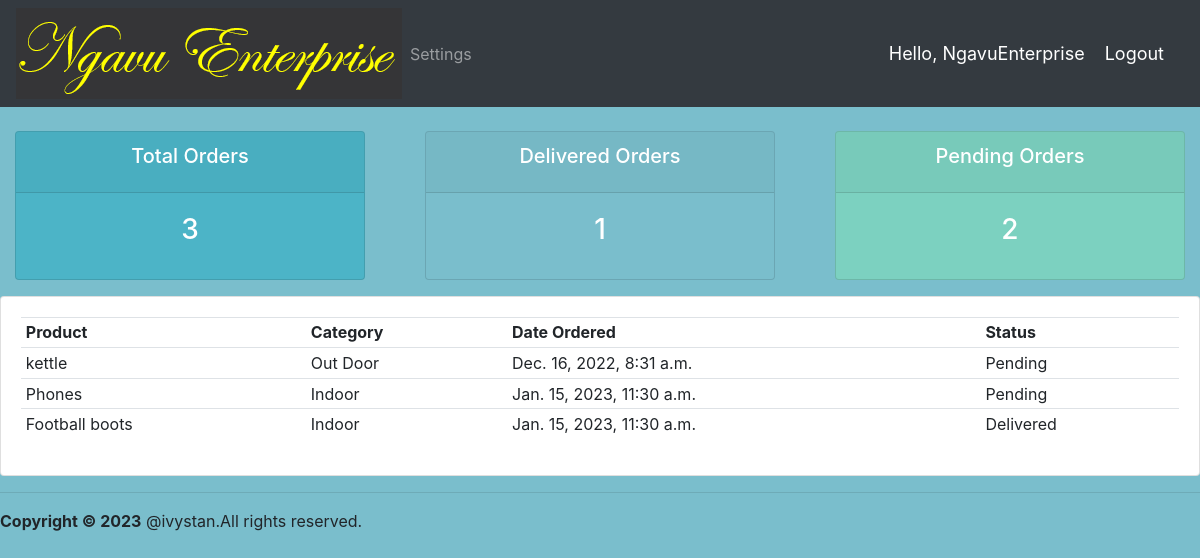
/user/ (signed in), run on the app's committed database.
### accounts/models.py (models this page shows)
class Order(models.Model):
    STATUS = (
        ('Pending', 'pending'),
        ('Out for delivery', 'Out for delivery'),
        ('Delivered', 'Delivered'),
    )
    customer = models.ForeignKey(Customer, null=True, on_delete=models.SET_NULL)
    product = models.ForeignKey(product, null=True, on_delete=models.SET_NULL)
    date_created = models.DateTimeField(auto_now_add=True, null=True)
    status = models.CharField(max_length=200, null=True, choices=STATUS)
    def __str__(self):
        return self.product.name

class product(models.Model):
    CATEGORY = (
        ('Indoor', 'Indoor'),
        ('Out Door', 'Out Door'),
    )
    name = models.CharField(max_length=200, null=True)
    price = models.FloatField(null=True)
    category = models.CharField(max_length=200, null=True, choices=CATEGORY)
    description = models.CharField(max_length=200, null=True, blank=True)
    date_created = models.DateTimeField(auto_now_add=True, null=True)
    tags = models.ManyToManyField(tag)
    def __str__(self):
        return self.name

### accounts/decorators.py (the view)
        def wrapper_func(request,*args,**kwargs):
            group =None
            if request.user.groups.exists():
                group=request.user.groups.all()[0].name
            if group in allowed_roles:
                return view_func(request,*args, **kwargs)
            else:
                return HttpResponse("Ooops!! you are not authorized to view this page ")

### accounts/views.py (called while the page is built)
@login_required(login_url='login')
@allowed_users(allowed_roles=['customer'])
def userPage(request):
    orders = request.user.customer.order_set.all()
    total_orders = orders.count()
    delivered = orders.filter(status='Delivered').count()
    pending = orders.filter(status='Pending').count()
    print('ORDERS:',orders)
    context = {'orders':orders,'total_orders':total_orders,'pending':pending, 'delivered':delivered}
    return render(request,'accounts/user.html',context)

### accounts/templates/accounts/user.html
{% extends 'accounts/main.html'%}
{% block content %}
{% include 'accounts/status.html' %}
<div class="row">
      <div class="col">
        <div class="card card-body">
            <table class="table table-sm">
                <tr>
                    <th>Product</th>
                    <th>Category</th>
                    <th>Date Ordered</th>
                    <th>Status</th>
                </tr>
                {% for order in orders %}
                <tr>
                     <td>{{order.product}}</td>
                     <td>{{order.product.category}}</td>
                     <td>{{order.date_created}}</td>
                     <td>{{order.status}}</td>
                </tr>
                {% endfor%}
            </table>
        </div>
      </div>
</div>
{% endblock content%}

### accounts/templates/accounts/navbar.html (shortened to what this page needs)
{% load static %}
<nav class="navbar navbar-expand-lg navbar-dark bg-dark">
    <img src="{% static 'images/logo5.png' %}">
  <div class="collapse navbar-collapse" id="navbarNav">
    <ul class="navbar-nav">
      {% if request.user.is_staff %}
      <li class="nav-item active">
        <a class="nav-link" href="{% url 'home' %}">Dashboard</a>
      </li>
      <li class="nav-item">
        <a class="nav-link" href="{% url 'products' %}">Products</a>
      </li>
      {% else %}
      <li class="nav-item">
        <a class="nav-link" href="{% url 'account' %}">Settings</a>
      </li>
      {% endif %}
      </ul>
  </div>
    <span class="hello-msg">Hello, {{request.user}}</span>
        <span ><a class="hello-msg" href="{% url 'logout' %}">Logout</a> </span>
</nav>

### accounts/static/css/main.css (style rules this page uses)
body { background-color:#ebeff5; }

### accounts/templates/accounts/main.html (style rules this page uses)
body, html { margin: 0; padding: 0; height: 100%; background: #7abecc !important; }

### accounts/templates/accounts/navbar.html (style rules this page uses)
.hello-msg { font-size: 18px; color:#fff; margin-right: 20px }

### data on the page
Order: product "kettle", product.category "Out Door", date_created "Dec. 16, 2022, 8:31 a.m.", status "Pending"
Order: product "Phones", product.category "Indoor", date_created "Jan. 15, 2023, 11:30 a.m.", status "Pending"
Order: product "Football boots", product.category "Indoor", date_created "Jan. 15, 2023, 11:30 a.m.", status "Delivered"

### other printed values
{{ request.user }} "NgavuEnterprise"
{{ total_orders }} "3"
{{ delivered }} "1"
{{ pending }} "2"
